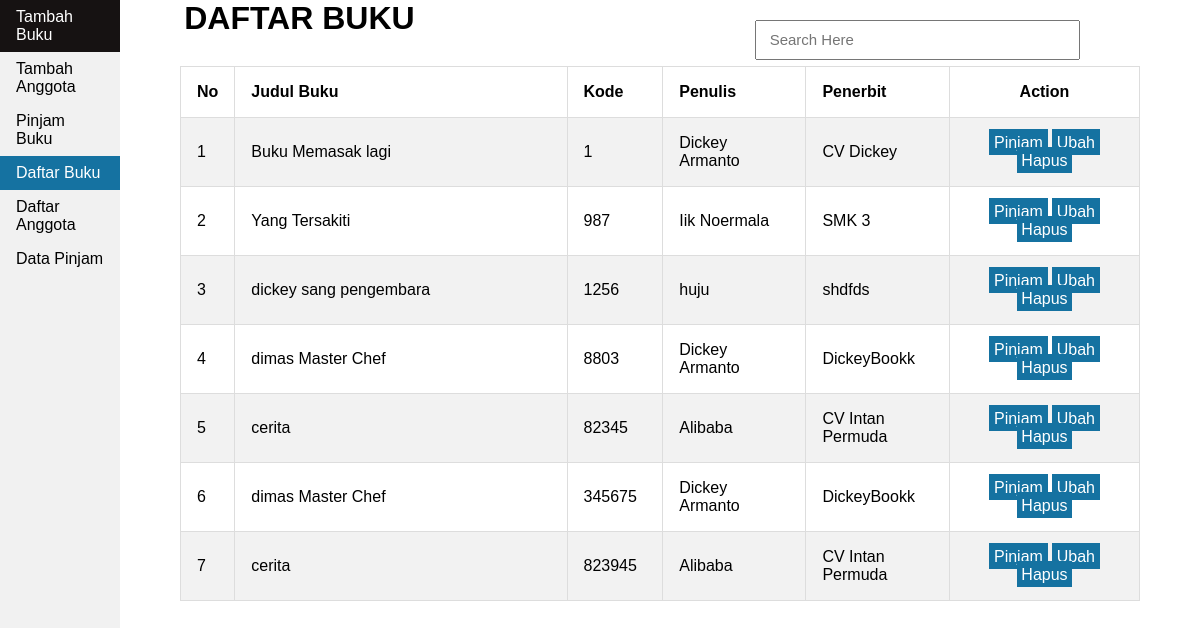
Page /view/data_buku.php on the committed database.
### tables this page shows
CREATE TABLE `buku` (
  `kode_buku` int(11) NOT NULL,
  `nama_buku` varchar(255) NOT NULL,
  `penulis` varchar(255) NOT NULL,
  `penerbit` varchar(255) NOT NULL
);

### view/data_buku.php (the view, shortened to what this page needs)
<?php
include '../conn.php';
if (isset($_GET['q'])) {
    $prepare = $conn->prepare("SELECT * FROM buku WHERE nama_buku like '%" . $_GET['q'] . "%' OR penulis like '%" . $_GET['q'] . "%'
    OR kode_buku like '%" . $_GET['q'] . "%'
    OR penerbit like '%" . $_GET['q'] . "%'");
} else {
    $prepare = $conn->prepare("SELECT * FROM buku");
}
$prepare->execute();
$result = $prepare->fetchAll(PDO::FETCH_ASSOC);
?>
<!DOCTYPE html>
<html lang="en">
<head>
    <link rel="stylesheet" href="../css/navbar.css">
    <link rel="stylesheet" href="../css/table.css">
</head>
<body>
    <ul>
        <li><a href="tambah_buku.php">Tambah Buku</a></li>
        <li><a href="tambah_anggota.php">Tambah Anggota</a></li>
        <li><a href="pinjam_buku.php">Pinjam Buku</a></li>
        <li><a class="active" href="data_buku.php">Daftar Buku</a></li>
        <li><a href="data_anggota.php">Daftar Anggota</a></li>
        <li><a href="data_pinjam.php">Data Pinjam</a></li>
    </ul>
    <div class="judul">
        <h1 style="text-align: left; margin-left: 13%;">DAFTAR BUKU</h1>
        <form action="" method="get" style="text-align: right; margin-left: 13%;">
            <input type="text" name="q" placeholder="Search Here">
        </form>
    </div>
    <table border=" 1">
        <thead>
            <th style="width: 5%;">No</th>
            <th style="width: 35%;">Judul Buku</th>
            <th style="width: 10%;">Kode</th>
            <th style="width: 15%;">Penulis</th>
            <th style="width: 15%;">Penerbit</th>
            <th style="text-align:center;width: 20%;">Action</th>
        </thead>
        <?php
        $no = 1;
        foreach ($result as $row) { ?>
        <tbody>
            <td><?php echo $no; ?></td>
            <td><?php echo $row['nama_buku']; ?></td>
            <td><?php echo $row['kode_buku']; ?></td>
            <td><?php echo $row['penulis']; ?></td>
            <td><?php echo $row['penerbit']; ?></td>
            <td style="text-align:center;">
                <a href=" data_anggota.php?kode_buku=<?php echo $row['kode_buku']; ?>" class="pinjam">Pinjam</a>
                <a href=" ubah_buku.php?kode_buku=<?php echo $row['kode_buku']; ?>" class="pinjam">Ubah</a>
                <a href=" ../proses/hapus_buku.php?kode_buku=<?php echo $row['kode_buku']; ?>" class="pinjam">Hapus</a>
            </td>
        </tbody>
        <?php $no++;
        }  ?>
    </table>
</body>
</html>

### css/navbar.css (style rules this page uses)
* { padding: 0; margin: 0; box-sizing: border-box; font-family: Verdana, Geneva, Tahoma, sans-serif; }
ul { list-style-type: none; margin: 0; padding: 0; width: 10%; background-color: #f1f1f1; position: fixed; height: 100%; overflow: auto; }
li a { display: block; color: #000; padding: 8px 16px; text-decoration: none; }
li a.active { background-color: #1572A1; color: white; }

### css/table.css (style rules this page uses)
* { box-sizing: border-box; font-family: Verdana, Geneva, Tahoma, sans-serif; padding: 0; margin: 0; }
.judul { display: grid; grid-template-columns: auto auto; margin-left: 10%; margin-right: 10%; }
.judul form { display: inline; }
.judul form input { width: 80%; height: 60%; margin-left: 20%; margin-top: 5%; font-size: 15px; padding: 3%; }
table { border-collapse: collapse; border-spacing: 0; width: 80%; border: 1px solid #ddd; margin-left: 15%; margin-right: auto; }
table a { text-decoration: none; color: black; }
th, td { text-align: left; padding: 16px; }
tbody:nth-child(even) { background-color: #f2f2f2; }
.pinjam { background-color: #1572A1; padding: 3%; color: white; transition: .1s; }

### view/data_buku.php (style rules this page uses)
body { margin: 0; }

### rows in the picture
buku: nama_buku "Buku Memasak lagi", kode_buku "1", penulis "Dickey Armanto", penerbit "CV Dickey"
buku: nama_buku "Yang Tersakiti", kode_buku "987", penulis "Iik Noermala", penerbit "SMK 3"
buku: nama_buku "dickey sang pengembara", kode_buku "1256", penulis "huju", penerbit "shdfds"
buku: nama_buku "dimas Master Chef", kode_buku "8803", penulis "Dickey Armanto", penerbit "DickeyBookk"
buku: nama_buku "cerita", kode_buku "82345", penulis "Alibaba", penerbit "CV Intan Permuda"
buku: nama_buku "dimas Master Chef", kode_buku "345675", penulis "Dickey Armanto", penerbit "DickeyBookk"
buku: nama_buku "cerita", kode_buku "823945", penulis "Alibaba", penerbit "CV Intan Permuda"
